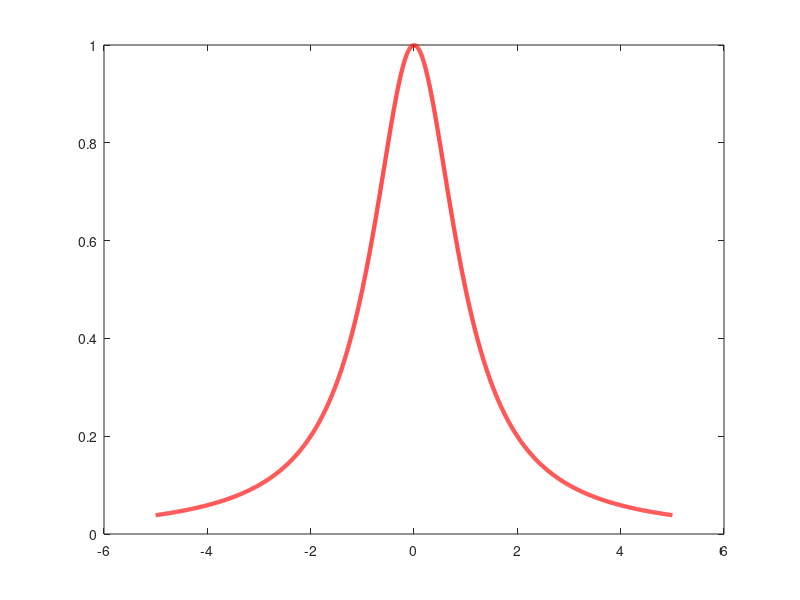

Write MATLAB code to recreate this figure. (Note: this script raises an error after producing the figure.)
clear; clc; close all;

% list of colors for the plots
global plot_colors = [1 0 0; 0 0.6 0; 0 0 0; 0.5 0.5 1; 0.97 0.65 0; 0.52 0.53 0.34];
global current_plt = 1;
global legend_info = {};

function y = runge(x)
    y = 1 ./ (1 + x.^2);
end

function y = chebyshev_nodes(n)
    y = 1:n;

    num = (n - y + 0.5) .* pi;
    y = 5 .* cos(num ./ n);
end

function plot_func(f, label, linestyle='--')
    % plots a function `f`. Each call to this function uses a different color for the plot

    global plot_colors;
    global current_plt;
    global legend_info;

    x = -5:0.001:5;
    p = plot(x, f(x), 'Color', plot_colors(current_plt,:), 'linestyle', linestyle);
    set( p(1), 'linewidth', 3 );
    legend_info{current_plt} = label;

    current_plt++;
    hold on;
end


%-----------------------------------------------------------------------------
% using equidistant points

% plots the runge function
plot_func(@runge, 'runge', '-');

% builds and plots newton polynomials for each degree
degrees = [4 8 12 16];
for degree = degrees
    x = linspace(-5, 5, degree+1);
    assert(size(x) == [1 degree+1]);

    p = newton(x, runge(x));
    plot_func(p, strcat('grado ', num2str(degree)) );
end

% sets plot legends
legend(legend_info);
saveas(gcf, 'newton.jpg');


%-----------------------------------------------------------------------------
% using chebyshev nodes

hold off;
current_plt = 1;
legend_info = {};

% plots the runge function
plot_func(@runge, 'runge', '-');

% builds and plots newton polynomials for each degree using the Chebyshev nodes
array_points = [4 8 12 16];
for num_points = array_points
    x = chebyshev_nodes(num_points+1);
    assert(size(x) == [1 num_points+1]);

    p = newton(x, runge(x));
    plot_func(p, strcat('grado ', num2str(num_points)) );
end

% sets plot legends
legend(legend_info);
saveas(gcf, 'chebyshev.jpg');


%-----------------------------------------------------------------------------
% spline using chebyshev nodes

hold off;
current_plt = 1;
legend_info = {};

% plots the runge function
plot_func(@runge, 'runge', '-');

% builds and plots newton polynomials for each degree using the Chebyshev nodes
degrees = [4 8 12 16];
for degree = degrees
    x = chebyshev_nodes(degree+1);
    assert(size(x) == [1 degree+1]);

    p = spline(x, runge(x));
    plot_func(@(x) ppval(p, x), strcat(num2str(degree), ' puntos') );
end

% sets plot legends
legend(legend_info);
saveas(gcf, 'splines.jpg');
